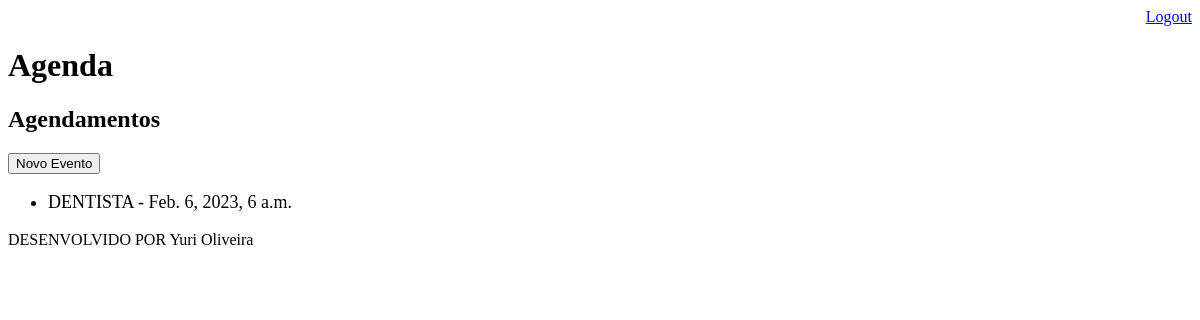
The page /agenda/ (signed in) on the database as committed earlier.
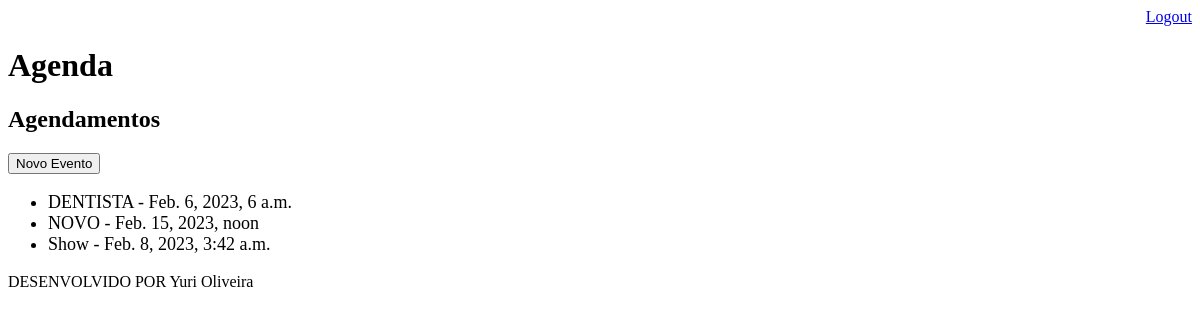
The same page on the database as committed later.
### core/models.py (models this page shows)
class Evento(models.Model):
    titulo = models.CharField(max_length=100)
    descricao = models.TextField(blank=True, null=True)
    data_evento = models.DateTimeField(verbose_name='Data do Evento')
    data_criacao = models.DateTimeField(auto_now=True)
    usuario = models.ForeignKey(User, on_delete=models.CASCADE)

### core/views.py (the view)
# urls.py: path('agenda/', views.lista_eventos),
@login_required(login_url='/login/')
def lista_eventos(request):
   evento = Evento.objects.all()
   dados = {'eventos' : evento}
   return render(request, 'agenda.html', dados)

### Templates/agenda.html
{% extends "model page.html" %}
{% block content %}
<h2> Agendamentos</h2>
<a href="evento/">
<button type="button">Novo Evento</button>
</a>
<ul style= "font-size: 18px">
    {% for evento in eventos %}
        <li> {{evento.titulo}} - {{evento.data_evento}}</li>
    {% endfor %}
</ul>
{% endblock %}

### Templates/model page.html
<!DOCTYPE html>
<html lang="en">
<head>
  {% include "model header.html" %}
</head>
<body>
{% block content %} {% endblock %}
{% include "model fo.html" %}
</body>
</html>

### Templates/model header.html (shortened to what this page needs)
    <div align="right">
    <a href="/logout">Logout</a>
    </div>
    <h1>Agenda</h1>

### Templates/model fo.html
<p>DESENVOLVIDO POR Yuri Oliveira</p>

Rows that differ between the two databases and show on the page:
added Evento: titulo "NOVO", data_evento "Feb. 15, 2023, noon"
added Evento: titulo "Show", data_evento "Feb. 8, 2023, 3:42 a.m."
